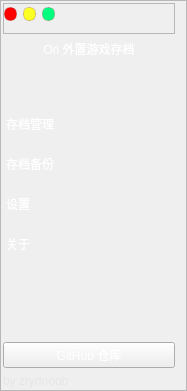
        <widget class="QFrame" name="frame_3">
         <property name="maximumSize">
          <size>
           <width>187</width>
           <height>16777215</height>
          </size>
         </property>
         <property name="styleSheet">
          <string notr="true">QFrame#frame_3{
	border-radius:10px;
	background-color: rgba(253, 253, 253, 10);
}</string>
         </property>
         <property name="frameShape">
          <enum>QFrame::StyledPanel</enum>
         </property>
         <property name="frameShadow">
          <enum>QFrame::Raised</enum>
         </property>
         <layout class="QVBoxLayout" name="verticalLayout">
          <property name="leftMargin">
           <number>2</number>
          </property>
          <property name="topMargin">
           <number>2</number>
          </property>
          <property name="bottomMargin">
           <number>2</number>
          </property>
          <item>
           <widget class="QFrame" name="frame">
            <property name="frameShape">
             <enum>QFrame::StyledPanel</enum>
            </property>
            <property name="frameShadow">
             <enum>QFrame::Raised</enum>
            </property>
            <layout class="QHBoxLayout" name="horizontalLayout">
             <property name="leftMargin">
              <number>0</number>
             </property>
             <property name="topMargin">
              <number>0</number>
             </property>
             <item>
              <widget class="QPushButton" name="pushButton">
               <property name="minimumSize">
                <size>
                 <width>13</width>
                 <height>14</height>
                </size>
               </property>
               <property name="maximumSize">
                <size>
                 <width>13</width>
                 <height>14</height>
                </size>
               </property>
               <property name="toolTip">
                <string>&lt;html&gt;&lt;head/&gt;&lt;body&gt;&lt;p&gt;关闭&lt;/p&gt;&lt;/body&gt;&lt;/html&gt;</string>
               </property>
               <property name="styleSheet">
                <string notr="true">QPushButton{
	background-color:rgb(255, 0, 0);
	border:1px solid rgba(113,17,15,50);
	border-radius:6px;
}
QPushButton:hover{
	background-color: rgb(171, 0, 0);
	border-image: url(:/icon/close.svg);
	
}

QPushButton:pressed{
	background-color: rgb(135, 0, 0);
}

QPushButton:focus {outline: none;}</string>
               </property>
               <property name="text">
                <string/>
               </property>
              </widget>
             </item>
             <item>
              <widget class="QPushButton" name="pushButton_2">
               <property name="minimumSize">
                <size>
                 <width>13</width>
                 <height>14</height>
                </size>
               </property>
               <property name="maximumSize">
                <size>
                 <width>13</width>
                 <height>14</height>
                </size>
               </property>
               <property name="toolTip">
                <string>&lt;html&gt;&lt;head/&gt;&lt;body&gt;&lt;p&gt;最小化&lt;/p&gt;&lt;/body&gt;&lt;/html&gt;</string>
               </property>
               <property name="styleSheet">
                <string notr="true">QPushButton{
	background-color:rgb(251, 255, 35);
	border:1px solid rgba(113,17,15,50);
	border-radius:6px;
}
QPushButton:hover{
	background-color: rgb(189, 189, 0);
	
	border-image: url(:/icon/minus.svg);
}

QPushButton:pressed{
	background-color: rgb(131, 131, 0)
}
QPushButton:focus {outline: none;}</string>
               </property>
               <property name="text">
                <string/>
               </property>
              </widget>
             </item>
             <item>
              <widget class="QPushButton" name="pushButton_3">
               <property name="minimumSize">
                <size>
                 <width>13</width>
                 <height>14</height>
                </size>
               </property>
               <property name="maximumSize">
                <size>
                 <width>13</width>
                 <height>14</height>
                </size>
               </property>
               <property name="toolTip">
                <string>&lt;html&gt;&lt;head/&gt;&lt;body&gt;&lt;p&gt;全屏&lt;/p&gt;&lt;/body&gt;&lt;/html&gt;</string>
               </property>
               <property name="styleSheet">
                <string notr="true">QPushButton{
	background-color:rgb(0, 255, 127);
	border:1px solid rgba(113,17,15,50);
	border-radius:6px;
}
QPushButton:hover{
	background-color: rgb(0, 179, 0);
	
	border-image: url(:/icon/fullscreen.svg);
}

QPushButton:pressed{
	background-color: rgb(0, 116, 0)
}

QPushButton:focus {outline: none;}</string>
               </property>
               <property name="text">
                <string/>
               </property>
              </widget>
             </item>
             <item>
              <spacer name="horizontalSpacer">
               <property name="orientation">
                <enum>Qt::Horizontal</enum>
               </property>
               <property name="sizeHint" stdset="0">
                <size>
                 <width>40</width>
                 <height>20</height>
                </size>
               </property>
              </spacer>
             </item>
            </layout>
           </widget>
          </item>
          <item>
           <widget class="QLabel" name="label">
            <property name="styleSheet">
             <string notr="true">font: 15pt &quot;阿里巴巴普惠体 3.0 55 Regular&quot;;
color: rgb(255, 255, 255);</string>
            </property>
            <property name="text">
             <string>Ori 外置游戏存档</string>
            </property>
            <property name="alignment">
             <set>Qt::AlignCenter</set>
            </property>
           </widget>
          </item>
          <item>
           <spacer name="verticalSpacer">
            <property name="orientation">
             <enum>Qt::Vertical</enum>
            </property>
            <property name="sizeHint" stdset="0">
             <size>
              <width>20</width>
              <height>40</height>
             </size>
            </property>
           </spacer>
          </item>
          <item>
           <widget class="QListWidget" name="listWidget">
            <property name="styleSheet">
             <string notr="true">QListWidget{
	background-color: transparent;
	border:none;
	font: 11pt &quot;Alibaba PuHuiTi 3.0&quot;;
}

QListWidget::Item{
	color: rgb(255, 255, 255);
	height:40px;
	padding-left:4px;
}

QListWidget::Item:hover{
	
	background-color: qlineargradient(spread:pad, x1:0, y1:0, x2:0.068, y2:0, stop:0 rgba(0, 123, 201, 255), stop:0.495 rgba(0, 123, 201, 255), stop:0.505 rgba(0, 153, 192, 255), stop:1 rgba(0, 149, 193, 255))
}

QListWidget::Item:selected{
	background-color: qlineargradient(spread:pad, x1:0, y1:0, x2:0.068, y2:0, stop:0 rgba(0, 123, 201, 255), stop:0.495 rgba(0, 123, 201, 255), stop:0.505 rgba(0, 153, 192, 255), stop:1 rgba(0, 149, 193, 255));
	
	color: rgb(216, 216, 216);
}

QListWidget:focus{
	outline:none;
}</string>
            </property>
            <item>
             <property name="text">
              <string>存档管理</string>
             </property>
             <property name="icon">
              <iconset resource="resource/resource.qrc">
               <normaloff>:/icon/save.svg</normaloff>:/icon/save.svg</iconset>
             </property>
            </item>
            <item>
             <property name="text">
              <string>存档备份</string>
             </property>
             <property name="icon">
              <iconset resource="resource/resource.qrc">
               <normaloff>:/icon/file-copy.svg</normaloff>:/icon/file-copy.svg</iconset>
             </property>
            </item>
            <item>
             <property name="text">
              <string>设置</string>
             </property>
             <property name="icon">
              <iconset resource="resource/resource.qrc">
               <normaloff>:/icon/setting.svg</normaloff>:/icon/setting.svg</iconset>
             </property>
            </item>
            <item>
             <property name="text">
              <string>关于</string>
             </property>
             <property name="icon">
              <iconset resource="resource/resource.qrc">
               <normaloff>:/icon/info-circle.svg</normaloff>:/icon/info-circle.svg</iconset>
             </property>
            </item>
           </widget>
          </item>
          <item>
           <spacer name="verticalSpacer_2">
            <property name="orientation">
             <enum>Qt::Vertical</enum>
            </property>
            <property name="sizeHint" stdset="0">
             <size>
              <width>20</width>
              <height>40</height>
             </size>
            </property>
           </spacer>
          </item>
          <item>
           <widget class="QPushButton" name="pushButton_9">
            <property name="styleSheet">
             <string notr="true">font: 9pt &quot;Alibaba PuHuiTi 3.0&quot;;
color: rgb(255, 255, 255);</string>
            </property>
            <property name="text">
             <string>GitHub 仓库</string>
            </property>
           </widget>
          </item>
          <item>
           <widget class="QLabel" name="label_2">
            <property name="styleSheet">
             <string notr="true">font: 7pt &quot;Alibaba PuHuiTi 3.0&quot;;
color: rgb(230, 230, 230);</string>
            </property>
            <property name="text">
             <string>by zrydnoob</string>
            </property>
           </widget>
          </item>
         </layout>
        </widget>
